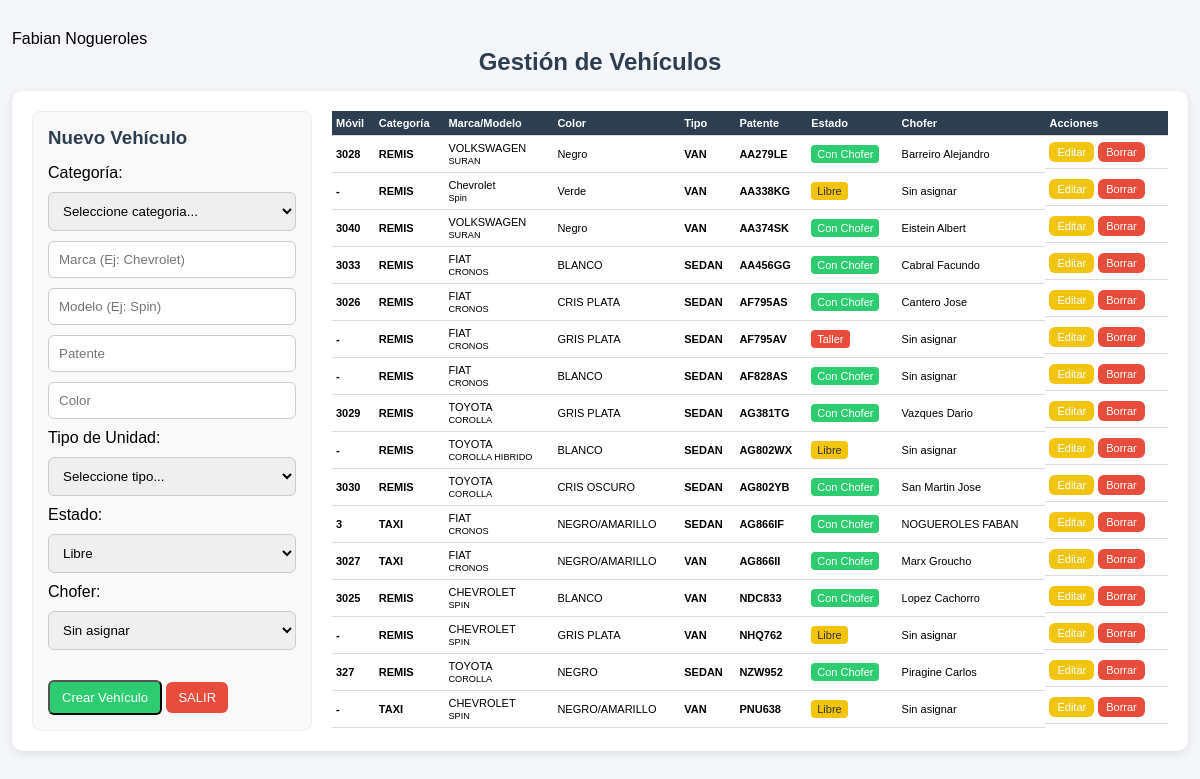
Page /php/00_administracion/trafico/listado.php (signed in) on the committed database.
### tables this page shows
CREATE TABLE `usuarios` (
  `id` int(4) NOT NULL AUTO_INCREMENT,
  `nombre` varchar(50) NOT NULL,
  `telefono` int(10) NOT NULL,
  `email` varchar(50) NOT NULL,
  `password` varchar(100) NOT NULL,
  `permisos` varchar(15) NOT NULL,
  `estado` varchar(15) NOT NULL,
  `nom_apellido` varchar(50) NOT NULL,
  PRIMARY KEY (`id`)
);

CREATE TABLE `vehiculos` (
  `id` int(11) NOT NULL AUTO_INCREMENT,
  `categoria` varchar(15) NOT NULL,
  `marca` varchar(50) NOT NULL,
  `modelo` varchar(50) NOT NULL,
  `patente` varchar(20) DEFAULT NULL,
  `estado` varchar(20) NOT NULL,
  `color` varchar(20) NOT NULL,
  `tipo` varchar(20) NOT NULL,
  `id_chofer` int(4) DEFAULT NULL,
  PRIMARY KEY (`id`)
);

### funciones/funciones.php (called while the page is built, shortened)
<?php
function nombre_usuario()
{
    $id = $_SESSION['id_usuario'];
    $sql = "SELECT * FROM usuarios WHERE id = :id LIMIT 1";
    $pdo = conexion();
    $stmt = $pdo->prepare($sql);
    $stmt->bindParam(':id', $id, PDO::PARAM_INT);
    $stmt->execute();
    $row = $stmt->fetch(PDO::FETCH_ASSOC);
    return [
        'id' => $id,
        'nombre' => $row['nom_apellido'] ?? ''
    ];
}
function conexion()
{
    $host = 'localhost';
    $db   = 'app_viajes';
    $user = 'root';
    $pass = 'belgrado';
    try {
        $dsn = "mysql:host=$host;dbname=$db;charset=utf8mb4";
        $conn = new PDO($dsn, $user, $pass, [
            PDO::ATTR_ERRMODE => PDO::ERRMODE_EXCEPTION,
            PDO::ATTR_DEFAULT_FETCH_MODE => PDO::FETCH_ASSOC,
            PDO::MYSQL_ATTR_INIT_COMMAND => "SET NAMES utf8mb4"
        ]);
        return $conn;
    } catch (PDOException $e) {
        echo "Error de conexión: " . $e->getMessage();
    }
}
?>
<?php
function obtenerVehiculos()
{
    $pdo = conexion();
    $sql = "SELECT v.*,
                   CONCAT(c.apellido, ' ', c.nombre) AS chofer
            FROM vehiculos v
            LEFT JOIN choferes c ON v.id_chofer = c.id
            ORDER BY v.patente ASC";
    return $pdo->query($sql)->fetchAll(PDO::FETCH_ASSOC);
}
function obtenerChoferes()
{
    $pdo = conexion();
    $sql = "SELECT c.*, v.patente, v.marca, v.modelo
            FROM choferes c
            LEFT JOIN vehiculos v ON c.id = v.id_chofer
            ORDER BY c.apellido ASC, c.nombre ASC";
    return $pdo->query($sql)->fetchAll(PDO::FETCH_ASSOC);
}

### php/00_administracion/trafico/listado.php (the view, shortened to what this page needs)
<?php
include_once "../../../funciones/funciones.php";
$usuario = nombre_usuario();
$nombre_usuario = $usuario['nombre'];
$vehiculo_a_editar = null;
$vehiculos = obtenerVehiculos();
$choferes  = obtenerChoferes();
$movilPorChofer = [];
foreach ($choferes as $c) {
    $movilPorChofer[$c['id']] = $c['movil'] ?? '-';
}
?>
<!DOCTYPE html>
<html lang="es">
<head>
    <link rel="stylesheet" href="../../../css/estilos.css">
</head>
<body>
    <div class="container">
        <span <strong><?php echo $nombre_usuario ?></strong></span>
        <h2 class="text-center">Gestión de Vehículos</h2>
        <div class="card operadores-layout">
            <div class="col-form">
                <h3><?php echo $vehiculo_a_editar ? "Editar Vehículo" : "Nuevo Vehículo"; ?></h3>
                <form method="POST">
                    <label>Categoría:</label>
                    <select name="categoria" required>
                        <option value="">Seleccione categoria...</option>
                    </select>
                    <input type="text" name="marca" placeholder="Marca (Ej: Chevrolet)"
                        value="<?php echo htmlspecialchars($vehiculo_a_editar['marca'] ?? ''); ?>" required>
                    <input type="text" name="modelo" placeholder="Modelo (Ej: Spin)"
                        value="<?php echo htmlspecialchars($vehiculo_a_editar['modelo'] ?? ''); ?>">
                    <input type="text" name="patente" placeholder="Patente"
                        value="<?php echo htmlspecialchars($vehiculo_a_editar['patente'] ?? ''); ?>">
                    <input type="text" name="color" placeholder="Color"
                        value="<?php echo htmlspecialchars($vehiculo_a_editar['color'] ?? ''); ?>">
                    <label>Tipo de Unidad:</label>
                    <select name="tipo" required>
                        <option value="">Seleccione tipo...</option>
                    </select>
                    <label>Estado:</label>
                    <select name="estado">
                        <option value="disponible"
                            <?php if (($vehiculo_a_editar['estado'] ?? '') == 'disponible') echo 'selected'; ?>>
                            Libre
                        </option>
                    </select>
                    <label>Chofer:</label>
                    <select name="id_chofer">
                        <option value="">Sin asignar</option>
                    </select>
                    <div style="margin-top: 20px;">
                        <button type="submit" name="guardar" class="btn btn-success">
                            <?php echo $vehiculo_a_editar ? "Actualizar" : "Crear Vehículo"; ?>
                        </button>
                        <a href="../../inicio_0.php" class="btn btn-danger">SALIR</a>
                    </div>
                </form>
            </div>
            <div class="col-tabla">
                <table class="table">
                    <thead>
                        <tr>
                            <th>Móvil</th>
                            <th>Categoría</th>
                            <th>Marca/Modelo</th>
                            <th>Color</th>
                            <th>Tipo</th>
                            <th>Patente</th>
                            <th>Estado</th>
                            <th>Chofer</th>
                            <th>Acciones</th>
                        </tr>
                    </thead>
                    <tbody>
                        <?php if (count($vehiculos) > 0): ?>
                            <?php foreach ($vehiculos as $v): ?>
                                <tr>
                                    <td><strong><?php echo htmlspecialchars($movilPorChofer[$v['id_chofer'] ?? null] ?? '-'); ?></strong></td>
                                    <td><strong><?php echo htmlspecialchars($v['categoria']); ?></strong></td>
                                    <td>
                                        <?php echo htmlspecialchars($v['marca']); ?><br>
                                        <small class="text-muted"><?php echo htmlspecialchars($v['modelo'] ?? ''); ?></small>
                                    </td>
                                    <td><?php echo htmlspecialchars($v['color']); ?></td>
                                    <td><strong><?php echo htmlspecialchars(ucfirst($v['tipo'] ?? '-')); ?></strong></td>
                                    <td><strong><?php echo htmlspecialchars($v['patente']); ?></strong></td>
                                    <td>
                                        <?php if ($v['estado'] == 'disponible'): ?>
                                            <span class="badge badge-warning">Libre</span>
                                        <?php elseif ($v['estado'] == 'con_chofer'): ?>
                                            <span class="badge badge-success">Con Chofer</span>
                                        <?php else: ?>
                                            <span class="badge badge-danger">Taller</span>
                                        <?php endif; ?>
                                    </td>
                                    <td>
                                        <?php echo htmlspecialchars($v['chofer'] ?? 'Sin asignar'); ?>
                                    </td>
                                    <td>
                                        <a href="?editar=<?php echo $v['id']; ?>" class="btn btn-warning btn-sm">Editar</a>
                                        <a href="?borrar=<?php echo $v['id']; ?>"
                                            class="btn btn-danger btn-sm"
                                            onclick="return confirm('¿Eliminar vehículo?')">
                                            Borrar
                                        </a>
                                    </td>
                                </tr>
                            <?php endforeach; ?>
                        <?php else: ?>
                            <tr>
                                <td colspan="9" class="text-center">No hay vehículos registrados.</td>
                            </tr>
                        <?php endif; ?>
                    </tbody>
                </table>
            </div>
        </div>
    </div>
</body>
</html>

### css/estilos.css (style rules this page uses)
:root { --primary: #3498db; --success: #2ecc71; --warning: #f1c40f; --danger: #e74c3c; --dark: #2c3e50; --gray: #7f8c8d; --bg: #f4f6f9; }
* { margin: 0; padding: 0; box-sizing: border-box; }
body { font-family: Arial, sans-serif; background: var(--bg); }
.container { width: 98%; max-width: 1400px; margin: 30px auto; }
h2, h3 { margin-bottom: 15px; color: var(--dark); }
.text-center { text-align: center; }
.card { background: #fff; padding: 20px; border-radius: 10px; box-shadow: 0 2px 8px rgba(0,0,0,0.1); }
.btn { display: inline-block; padding: 8px 12px; border-radius: 6px; text-decoration: none; color: #fff; font-size: 13px; text-align: center; white-space: nowrap; }
.btn-success { background: var(--success); }
.btn-warning { background: var(--warning); }
.btn-danger { background: var(--danger); }
form { display: flex; flex-direction: column; gap: 10px; }
input, select { padding: 10px; border-radius: 6px; border: 1px solid #ccc; width: 100%; }
.table { width: 100%; border-collapse: collapse; font-size: 11px; }
.table thead { background: var(--dark); color: white; }
.table th, .table td { padding: 6px 4px; border-bottom: 1px solid #ddd; text-align: left; vertical-align: middle; }
.badge { display: inline-block; padding: 3px 6px; border-radius: 4px; color: #fff; font-size: 11px; text-align: center; }
.badge-success { background: var(--success); }
.badge-danger { background: var(--danger); }
.badge-warning { background: var(--warning); color: #333; }
.operadores-layout { display: grid; grid-template-columns: 280px 1fr; gap: 20px; align-items: start; }
.col-form { background: #f9f9f9; padding: 15px; border-radius: 8px; border: 1px solid #eee; position: sticky; top: 20px; }
.col-tabla { width: 100%; overflow-x: auto; }
.table td:last-child { display: flex; gap: 4px; justify-content: flex-start; align-items: center; }
.table .btn { font-size: 11px; padding: 4px 8px; }

### rows in the picture
usuarios: nom_apellido "Fabian Nogueroles"
vehiculos: id_chofer "3028", categoria "REMIS", marca "VOLKSWAGEN", modelo "SURAN", color "Negro", tipo "VAN", patente "AA279LE", estado "Con Chofer", chofer "Barreiro Alejandro"
vehiculos: id_chofer "-", categoria "REMIS", marca "Chevrolet", modelo "Spin", color "Verde", tipo "VAN", patente "AA338KG", estado "Libre", chofer "Sin asignar"
vehiculos: id_chofer "3040", categoria "REMIS", marca "VOLKSWAGEN", modelo "SURAN", color "Negro", tipo "VAN", patente "AA374SK", estado "Con Chofer", chofer "Eistein Albert"
vehiculos: id_chofer "3033", categoria "REMIS", marca "FIAT", modelo "CRONOS", color "BLANCO", tipo "SEDAN", patente "AA456GG", estado "Con Chofer", chofer "Cabral Facundo"
vehiculos: id_chofer "3026", categoria "REMIS", marca "FIAT", modelo "CRONOS", color "CRIS PLATA", tipo "SEDAN", patente "AF795AS", estado "Con Chofer", chofer "Cantero Jose"
vehiculos: id_chofer "-", categoria "REMIS", marca "FIAT", modelo "CRONOS", color "GRIS PLATA", tipo "SEDAN", patente "AF795AV", estado "Taller", chofer "Sin asignar"
vehiculos: id_chofer "-", categoria "REMIS", marca "FIAT", modelo "CRONOS", color "BLANCO", tipo "SEDAN", patente "AF828AS", estado "Con Chofer", chofer "Sin asignar"
vehiculos: id_chofer "3029", categoria "REMIS", marca "TOYOTA", modelo "COROLLA", color "GRIS PLATA", tipo "SEDAN", patente "AG381TG", estado "Con Chofer", chofer "Vazques Dario"
vehiculos: id_chofer "-", categoria "REMIS", marca "TOYOTA", modelo "COROLLA HIBRIDO", color "BLANCO", tipo "SEDAN", patente "AG802WX", estado "Libre", chofer "Sin asignar"
vehiculos: id_chofer "3030", categoria "REMIS", marca "TOYOTA", modelo "COROLLA", color "CRIS OSCURO", tipo "SEDAN", patente "AG802YB", estado "Con Chofer", chofer "San Martin Jose"
vehiculos: id_chofer "3", categoria "TAXI", marca "FIAT", modelo "CRONOS", color "NEGRO/AMARILLO", tipo "SEDAN", patente "AG866IF", estado "Con Chofer", chofer "NOGUEROLES FABAN"
vehiculos: id_chofer "3027", categoria "TAXI", marca "FIAT", modelo "CRONOS", color "NEGRO/AMARILLO", tipo "VAN", patente "AG866II", estado "Con Chofer", chofer "Marx Groucho"
vehiculos: id_chofer "3025", categoria "REMIS", marca "CHEVROLET", modelo "SPIN", color "BLANCO", tipo "VAN", patente "NDC833", estado "Con Chofer", chofer "Lopez Cachorro"
vehiculos: id_chofer "-", categoria "REMIS", marca "CHEVROLET", modelo "SPIN", color "GRIS PLATA", tipo "VAN", patente "NHQ762", estado "Libre", chofer "Sin asignar"
vehiculos: id_chofer "327", categoria "REMIS", marca "TOYOTA", modelo "COROLLA", color "NEGRO", tipo "SEDAN", patente "NZW952", estado "Con Chofer", chofer "Piragine Carlos"
vehiculos: id_chofer "-", categoria "TAXI", marca "CHEVROLET", modelo "SPIN", color "NEGRO/AMARILLO", tipo "VAN", patente "PNU638", estado "Libre", chofer "Sin asignar"
